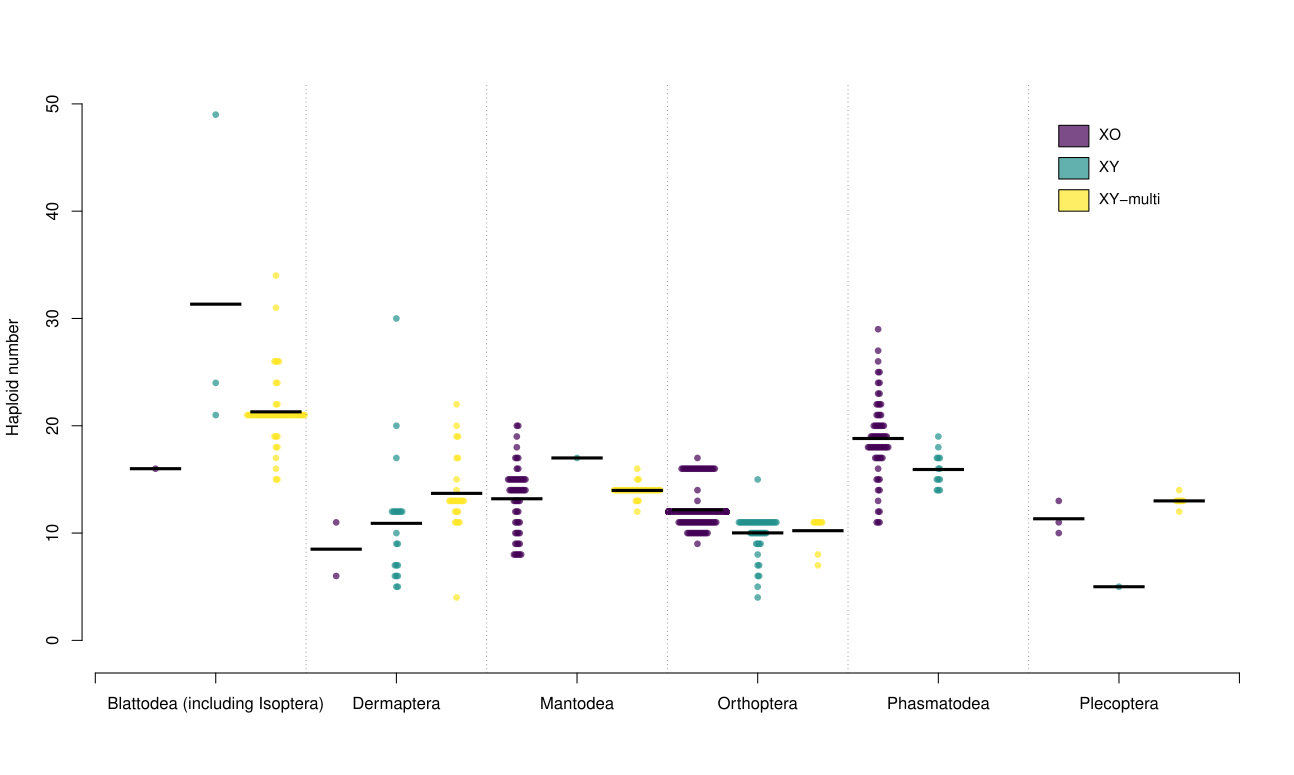

The script that drew this image:
# figure looking at the full dataset to see any patterns of
# chromosome evolution

# load required pachages
library(beeswarm)
library(viridis)

# read in data
chroms <- read.csv(file = "../../analysis/data/chrom.data/chroms.csv",
                   as.is = T)

# filter out missing data
chroms <- chroms[chroms$SCS != "",]
chroms <- chroms[!is.na(chroms$hap),]

# Rename sex chromosome systems accordingly

# "complex XY|homomorphic" should be "XY-multi"
chroms[chroms$SCS == "complex XY|homomorphic",]$SCS <- "XY-multi" 
chroms[chroms$SCS == "complex XY",]$SCS <- "XY-multi" 

# "complex XO" should be "XY-multi"
chroms[chroms$SCS == "complex XO",]$SCS <- "XY-multi"

# "XY|homomorphic" should be "XY"
chroms[chroms$SCS == "XY|homomorphic",]$SCS <- "XY" 
chroms[chroms$SCS == "XO|XY",]$SCS <- "XY"
chroms[chroms$SCS == "homomorphic",]$SCS <- "XY"

# Include Isoptera under Blattodea
chroms[chroms$order == "Isoptera",]$order <- "Blattodea (including Isoptera)" 

# Exclude orders which do not have variation in sex chromsome systems
chroms.new <- data.frame()

for(i in 1:length(unique(chroms$order))){
  chroms.temp <- chroms[chroms$order == unique(chroms$order)[i], ]
  if(length(unique(chroms.temp$SCS)) > 1){
    chroms.new <- rbind(chroms.new, chroms.temp)
  }
  rm(chroms.temp)
}

# calculate the means of the haploid numbers for different SCSs in 
# different orders
chroms.means <- matrix(data = NA,
                       nrow = length(unique(chroms.new$order)),
                       ncol = 3)

rownames(chroms.means) <- c(unique(chroms.new$order))
colnames(chroms.means) <- c("XO", "XY", "XY-multi")

for(i in 1:length(unique(chroms.new$order))){
  for(j in 1:3){
    chroms.means[i,j] <-  mean(chroms$hap[chroms$order == unique(chroms.new$order)[i] & 
                                            chroms$SCS == colnames(chroms.means)[j]])
  }
}

# calculate the standatd errors of these means
# chroms.std.error <- matrix(data = NA,
#                            nrow = length(unique(chroms.new$order)),
#                            ncol = 3)

# rownames(chroms.std.error) <- c(unique(chroms.new$order))
# colnames(chroms.std.error) <- c("XO.se", "XY.se", "XY-multi.se")

# for(i in 1:length(unique(chroms.new$order))){
#   for(j in 1:3){
#     if(length(chroms$hap[chroms$order == unique(chroms.new$order)[i] & 
#                          chroms$SCS == colnames(chroms.means)[j]]) > 1){
#       chroms.std.error[i,j] <- chroms.means[i,j] / sqrt(length(chroms$hap[chroms$order == unique(chroms.new$order)[i] & 
#                                                                             chroms$SCS == colnames(chroms.means)[j]]))
#     }
#   }
#   
# }

# order them alphabetically
chroms.means <- chroms.means[order(rownames(chroms.means)),]

# chroms.std.error <- chroms.std.error[order(rownames(chroms.std.error)),]

# do the beeswarm plot

beeswarm(chroms.new$hap~chroms.new$SCS + chroms.new$order,
         corral = "gutter",
         cex = .9,
         pch = 16,
         xlab = "",
         ylab = "Haploid number",
         axes = F,
         col = viridis(n=3, alpha = 0.7,
                       direction = 1),
         spacing = 0.2,
         ylim = c(-1,50))


# counters
mean.x0 <- 0.6
mean.x1 <- 1.4

# se.upper.x0 <- 1
# se.upper.x1 <- 1
# 
# se.lower.x0 <- 1
# se.lower.x1 <- 1

for (i in 1:6) {
  for(j in 1:3){
    # plot means
    segments(x0 = mean.x0,
             y0 = chroms.means[i,j],
             x1 = mean.x1,
             y1 = chroms.means[i,j],
             col = "black",
             lwd = 3,
             lend = 2)
    # plot error bars
    # upper
    # segments(x0 = se.upper.x0,
    #          y0 = chroms.means[i,j],
    #          x1 = se.upper.x1,
    #          y1 = chroms.means[i,j]+chroms.std.error[i,j],
    #          col = "grey50",
    #          lty = 5)
    # horizontal bar
    # segments(x0 = se.upper.x0+0.2,
    #          y0 = chroms.means[i,j]+chroms.std.error[i,j],
    #          x1 = se.upper.x1-0.2,
    #          y1 = chroms.means[i,j]+chroms.std.error[i,j],
    #          col = "grey50",
    #          lty = 5)
    # lower
    # segments(x0 = se.lower.x0,
    #          y0 = chroms.means[i,j],
    #          x1 = se.lower.x1,
    #          y1 = chroms.means[i,j]-chroms.std.error[i,j],
    #          col = "grey50",
    #          lty = 5)
    #horizontal bar
    # segments(x0 = se.lower.x0 +0.2,
    #          y0 = chroms.means[i,j]-chroms.std.error[i,j],
    #          x1 = se.lower.x1 -0.2,
    #          y1 = chroms.means[i,j]-chroms.std.error[i,j],
    #          col = "grey50",
    #          lty = 5)
    
    # counters
    mean.x0 <- mean.x0 + 1
    mean.x1 <- mean.x1 + 1
    
    # se.upper.x0 <- se.upper.x0 + 1
    # se.upper.x1 <- se.upper.x1 + 1
    # 
    # se.lower.x0 <- se.lower.x0 + 1
    # se.lower.x1 <- se.lower.x1 + 1
    
  }
}

abline(v = (seq(from = 3.5, to = 18, by = 3)),
       col = "grey50",
       lty = 3)

axis(side = 1,
     at = c(0, seq(from = 2,  to = 18, by = 3), 19),
     labels = c(NA ,row.names(chroms.means), NA),
     tick = T,
     las = 1)

axis(side = 2,
     at = seq(from = 0,  to = 50, by = 10),
     tick = T)

left.s <- 16
for(i in 1:3){
  rect(xleft = left.s,
       ybottom = c(46,43,40)[i] ,
       xright = left.s+.5,
       ytop = c(48,45,42)[i],
       col = viridis(n = 3, alpha = 0.7,
                     direction = 1)[i])
  
  text(x = left.s+.5,
       y = c(47,44,41)[i],
       labels = sort(unique(chroms.new$SCS))[i],
       pos = 4,
       cex = .9)
  
}
